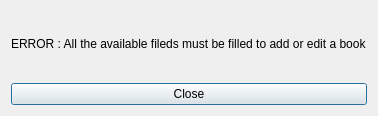
<?xml version="1.0" encoding="UTF-8"?>
<ui version="4.0">
 <class>ErrorPopup</class>
 <widget class="QDialog" name="ErrorPopup">
  <property name="geometry">
   <rect>
    <x>0</x>
    <y>0</y>
    <width>378</width>
    <height>116</height>
   </rect>
  </property>
  <property name="windowTitle">
   <string>Dialog</string>
  </property>
  <layout class="QVBoxLayout" name="verticalLayout_2">
   <item>
    <layout class="QVBoxLayout" name="verticalLayout">
     <item>
      <widget class="QLabel" name="label">
       <property name="text">
        <string>ERROR : All the available fileds must be filled to add or edit a book</string>
       </property>
      </widget>
     </item>
     <item>
      <widget class="QPushButton" name="pushButton">
       <property name="text">
        <string>Close</string>
       </property>
      </widget>
     </item>
    </layout>
   </item>
  </layout>
 </widget>
 <resources/>
 <connections/>
</ui>
